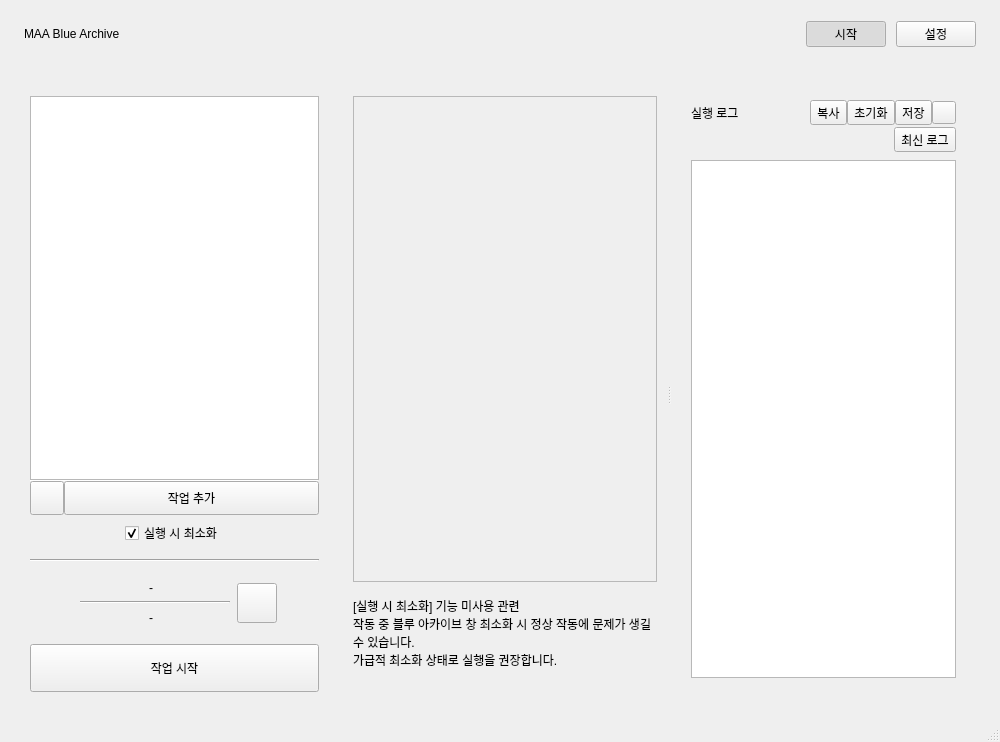
<?xml version="1.0" encoding="UTF-8"?>
<ui version="4.0">
 <class>MainWindow</class>
 <widget class="QMainWindow" name="MainWindow">
  <property name="geometry">
   <rect>
    <x>0</x>
    <y>0</y>
    <width>1000</width>
    <height>742</height>
   </rect>
  </property>
  <property name="windowTitle">
   <string>MainWindow</string>
  </property>
  <widget class="QWidget" name="centralwidget">
   <property name="minimumSize">
    <size>
     <width>1000</width>
     <height>600</height>
    </size>
   </property>
  <layout class="QVBoxLayout" name="verticalLayout">
   <property name="spacing">
    <number>0</number>
   </property>
   <property name="leftMargin">
    <number>0</number>
   </property>
   <property name="topMargin">
    <number>0</number>
   </property>
   <property name="rightMargin">
    <number>0</number>
   </property>
   <property name="bottomMargin">
    <number>0</number>
   </property>
   <item>
    <widget class="QWidget" name="appHeader" native="true">
     <property name="minimumSize">
      <size><width>0</width><height>68</height></size>
     </property>
     <property name="maximumSize">
      <size><width>16777215</width><height>68</height></size>
     </property>
     <layout class="QHBoxLayout" name="appHeaderLayout">
      <property name="spacing"><number>10</number></property>
      <property name="leftMargin"><number>24</number></property>
      <property name="topMargin"><number>0</number></property>
      <property name="rightMargin"><number>24</number></property>
      <property name="bottomMargin"><number>0</number></property>
      <item>
       <widget class="QLabel" name="appBrandLabel">
        <property name="text"><string>MAA Blue Archive</string></property>
       </widget>
      </item>
      <item>
       <spacer name="appHeaderSpacer">
        <property name="orientation"><enum>Qt::Orientation::Horizontal</enum></property>
        <property name="sizeHint" stdset="0"><size><width>40</width><height>20</height></size></property>
       </spacer>
      </item>
      <item>
       <widget class="QPushButton" name="dashboardNavButton">
        <property name="text"><string>시작</string></property>
        <property name="checkable"><bool>true</bool></property>
        <property name="checked"><bool>true</bool></property>
       </widget>
      </item>
      <item>
       <widget class="QPushButton" name="settingsNavButton">
        <property name="text"><string>설정</string></property>
        <property name="checkable"><bool>true</bool></property>
       </widget>
      </item>
     </layout>
    </widget>
   </item>
   <item>
     <widget class="QStackedWidget" name="mainPages">
      <property name="currentIndex">
       <number>0</number>
      </property>
      <widget class="QWidget" name="mainTab">
       <layout class="QHBoxLayout" name="horizontalLayout">
        <property name="spacing">
         <number>14</number>
        </property>
        <property name="leftMargin">
         <number>20</number>
        </property>
        <property name="topMargin">
         <number>18</number>
        </property>
        <property name="rightMargin">
         <number>20</number>
        </property>
        <property name="bottomMargin">
         <number>18</number>
        </property>
        <item>
         <widget class="QWidget" name="_1_settingStartWidget" native="true">
          <property name="sizePolicy">
           <sizepolicy hsizetype="Fixed" vsizetype="Preferred">
            <horstretch>0</horstretch>
            <verstretch>0</verstretch>
           </sizepolicy>
          </property>
          <property name="minimumSize">
           <size>
            <width>309</width>
            <height>0</height>
           </size>
          </property>
          <layout class="QVBoxLayout" name="verticalLayout_3">
           <property name="leftMargin">
            <number>10</number>
           </property>
           <property name="topMargin">
            <number>10</number>
           </property>
           <property name="rightMargin">
            <number>10</number>
           </property>
           <property name="bottomMargin">
            <number>10</number>
           </property>
           <item>
            <layout class="QVBoxLayout" name="settingStartWidget_1">
             <property name="topMargin">
              <number>0</number>
             </property>
             <property name="bottomMargin">
              <number>8</number>
             </property>
             <item>
              <widget class="QFrame" name="taskListContainer">
               <property name="sizePolicy">
                <sizepolicy hsizetype="Expanding" vsizetype="Expanding">
                 <horstretch>0</horstretch>
                 <verstretch>0</verstretch>
                </sizepolicy>
               </property>
               <layout class="QVBoxLayout" name="taskListLayout">
                <property name="spacing">
                 <number>0</number>
                </property>
                <property name="leftMargin">
                 <number>0</number>
                </property>
                <property name="topMargin">
                 <number>0</number>
                </property>
                <property name="rightMargin">
                 <number>0</number>
                </property>
                <property name="bottomMargin">
                 <number>0</number>
                </property>
                <item>
                 <widget class="DragDropListWidget" name="taskOptionList">
                  <property name="selectionMode">
                   <enum>QAbstractItemView::SelectionMode::SingleSelection</enum>
                  </property>
                  <property name="dragDropMode">
                   <enum>QAbstractItemView::DragDropMode::InternalMove</enum>
                  </property>
                 </widget>
                </item>
                <item>
                 <widget class="Line" name="taskListSeparator">
                  <property name="minimumSize">
                   <size>
                    <width>0</width>
                    <height>1</height>
                   </size>
                  </property>
                  <property name="maximumSize">
                   <size>
                    <width>16777215</width>
                    <height>1</height>
                   </size>
                  </property>
                  <property name="orientation">
                   <enum>Qt::Orientation::Horizontal</enum>
                  </property>
                 </widget>
                </item>
                <item>
                 <widget class="QStackedWidget" name="taskListActionsStack">
                  <property name="minimumSize">
                   <size>
                    <width>0</width>
                    <height>34</height>
                   </size>
                  </property>
                  <property name="maximumSize">
                   <size>
                    <width>16777215</width>
                    <height>34</height>
                   </size>
                  </property>
                  <property name="currentIndex">
                   <number>0</number>
                  </property>
                  <widget class="QWidget" name="taskListFooter">
                   <layout class="QHBoxLayout" name="taskListFooterLayout">
                   <property name="spacing">
                    <number>0</number>
                   </property>
                   <property name="leftMargin">
                    <number>0</number>
                   </property>
                   <property name="topMargin">
                    <number>0</number>
                   </property>
                   <property name="rightMargin">
                    <number>0</number>
                   </property>
                   <property name="bottomMargin">
                    <number>0</number>
                   </property>
                   <item>
                    <widget class="QPushButton" name="taskResetButton">
                     <property name="minimumSize">
                      <size>
                       <width>34</width>
                       <height>34</height>
                      </size>
                     </property>
                     <property name="maximumSize">
                      <size>
                       <width>34</width>
                       <height>34</height>
                      </size>
                     </property>
                     <property name="accessibleName">
                      <string>작업 목록 초기화</string>
                     </property>
                     <property name="icon">
                      <iconset>
                       <normaloff>maabaicons:actions/refresh.svg</normaloff>maabaicons:actions/refresh.svg</iconset>
                     </property>
                     <property name="iconSize">
                      <size>
                       <width>18</width>
                       <height>18</height>
                      </size>
                     </property>
                     <property name="text">
                      <string/>
                     </property>
                    </widget>
                   </item>
                   <item>
                    <widget class="QPushButton" name="taskAddButton">
                     <property name="minimumSize">
                      <size>
                       <width>0</width>
                       <height>34</height>
                      </size>
                     </property>
                     <property name="maximumSize">
                      <size>
                       <width>16777215</width>
                       <height>34</height>
                      </size>
                     </property>
                     <property name="text">
                      <string>작업 추가</string>
                     </property>
                    </widget>
                   </item>
                   </layout>
                  </widget>
                  <widget class="QWidget" name="taskDeletePage">
                   <layout class="QHBoxLayout" name="taskDeletePageLayout">
                    <property name="leftMargin">
                     <number>4</number>
                    </property>
                    <property name="topMargin">
                     <number>4</number>
                    </property>
                    <property name="rightMargin">
                     <number>4</number>
                    </property>
                    <property name="bottomMargin">
                     <number>4</number>
                    </property>
                    <item>
                     <widget class="QFrame" name="taskDeleteDropZone">
                      <property name="acceptDrops">
                       <bool>true</bool>
                      </property>
                      <layout class="QHBoxLayout" name="taskDeleteDropZoneLayout">
                       <property name="leftMargin">
                        <number>0</number>
                       </property>
                       <property name="topMargin">
                        <number>0</number>
                       </property>
                       <property name="rightMargin">
                        <number>0</number>
                       </property>
                       <property name="bottomMargin">
                        <number>0</number>
                       </property>
                       <item alignment="Qt::AlignmentFlag::AlignHCenter|Qt::AlignmentFlag::AlignVCenter">
                        <widget class="QLabel" name="taskDeleteLabel">
                         <property name="text">
                          <string>제거</string>
                         </property>
                         <property name="alignment">
                          <set>Qt::AlignmentFlag::AlignCenter</set>
                         </property>
                        </widget>
                       </item>
                      </layout>
                     </widget>
                    </item>
                   </layout>
                  </widget>
                 </widget>
                </item>
               </layout>
              </widget>
             </item>
             <item alignment="Qt::AlignmentFlag::AlignHCenter">
              <widget class="QCheckBox" name="minimizeEnableBtn">
               <property name="sizePolicy">
                <sizepolicy hsizetype="Fixed" vsizetype="Fixed">
                 <horstretch>0</horstretch>
                 <verstretch>0</verstretch>
                </sizepolicy>
               </property>
               <property name="text">
                <string>실행 시 최소화</string>
               </property>
               <property name="checked">
                <bool>true</bool>
               </property>
              </widget>
             </item>
            </layout>
           </item>
           <item>
            <widget class="Line" name="line_4">
             <property name="orientation">
              <enum>Qt::Orientation::Horizontal</enum>
             </property>
            </widget>
           </item>
           <item alignment="Qt::AlignmentFlag::AlignHCenter">
            <widget class="QWidget" name="settingStartWidget_2" native="true">
             <property name="enabled">
              <bool>true</bool>
             </property>
             <property name="sizePolicy">
              <sizepolicy hsizetype="Preferred" vsizetype="Fixed">
               <horstretch>0</horstretch>
               <verstretch>0</verstretch>
              </sizepolicy>
             </property>
             <property name="minimumSize">
              <size>
               <width>0</width>
               <height>70</height>
              </size>
             </property>
             <property name="maximumSize">
              <size>
               <width>16777215</width>
               <height>70</height>
              </size>
             </property>
             <layout class="QHBoxLayout" name="horizontalLayout_2">
              <property name="leftMargin">
               <number>0</number>
              </property>
              <property name="topMargin">
               <number>0</number>
              </property>
              <property name="rightMargin">
               <number>0</number>
              </property>
              <property name="bottomMargin">
               <number>0</number>
              </property>
              <item>
               <widget class="QWidget" name="endLabelWidget" native="true">
                <property name="sizePolicy">
                 <sizepolicy hsizetype="Preferred" vsizetype="Fixed">
                  <horstretch>0</horstretch>
                  <verstretch>0</verstretch>
                 </sizepolicy>
                </property>
                <property name="maximumSize">
                 <size>
                  <width>160</width>
                  <height>16777215</height>
                 </size>
                </property>
                <layout class="QVBoxLayout" name="verticalLayout_2">
                 <item alignment="Qt::AlignmentFlag::AlignHCenter">
                  <widget class="QLabel" name="endWorkStatusLabel">
                   <property name="sizePolicy">
                    <sizepolicy hsizetype="Fixed" vsizetype="Fixed">
                     <horstretch>0</horstretch>
                     <verstretch>0</verstretch>
                    </sizepolicy>
                   </property>
                   <property name="minimumSize">
                    <size>
                     <width>0</width>
                     <height>15</height>
                    </size>
                   </property>
                   <property name="maximumSize">
                    <size>
                     <width>100</width>
                     <height>16777215</height>
                    </size>
                   </property>
                   <property name="text">
                    <string>-</string>
                   </property>
                  </widget>
                 </item>
                 <item>
                  <widget class="Line" name="line">
                   <property name="sizePolicy">
                    <sizepolicy hsizetype="Fixed" vsizetype="Fixed">
                     <horstretch>0</horstretch>
                     <verstretch>0</verstretch>
                    </sizepolicy>
                   </property>
                   <property name="minimumSize">
                    <size>
                     <width>150</width>
                     <height>0</height>
                    </size>
                   </property>
                   <property name="orientation">
                    <enum>Qt::Orientation::Horizontal</enum>
                   </property>
                  </widget>
                 </item>
                 <item alignment="Qt::AlignmentFlag::AlignHCenter">
                  <widget class="QLabel" name="endStatusLabel">
                   <property name="sizePolicy">
                    <sizepolicy hsizetype="Fixed" vsizetype="Fixed">
                     <horstretch>0</horstretch>
                     <verstretch>0</verstretch>
                    </sizepolicy>
                   </property>
                   <property name="minimumSize">
                    <size>
                     <width>0</width>
                     <height>15</height>
                    </size>
                   </property>
                   <property name="maximumSize">
                    <size>
                     <width>100</width>
                     <height>16777215</height>
                    </size>
                   </property>
                   <property name="text">
                    <string>-</string>
                   </property>
                  </widget>
                 </item>
                </layout>
               </widget>
              </item>
              <item>
               <widget class="QPushButton" name="endSettingBtn">
                <property name="sizePolicy">
                 <sizepolicy hsizetype="Fixed" vsizetype="Fixed">
                  <horstretch>0</horstretch>
                  <verstretch>0</verstretch>
                 </sizepolicy>
                </property>
                <property name="minimumSize">
                 <size>
                  <width>40</width>
                  <height>40</height>
                 </size>
                </property>
                <property name="maximumSize">
                 <size>
                  <width>40</width>
                  <height>40</height>
                 </size>
                </property>
                <property name="styleSheet">
                 <string notr="true"/>
                </property>
                <property name="text">
                 <string/>
                </property>
               </widget>
              </item>
             </layout>
            </widget>
           </item>
           <item>
            <widget class="QPushButton" name="workStartBtn">
             <property name="sizePolicy">
              <sizepolicy hsizetype="Expanding" vsizetype="Fixed">
               <horstretch>0</horstretch>
               <verstretch>0</verstretch>
              </sizepolicy>
             </property>
             <property name="minimumSize">
              <size>
               <width>0</width>
               <height>48</height>
              </size>
             </property>
             <property name="maximumSize">
              <size>
               <width>16777215</width>
               <height>48</height>
              </size>
             </property>
             <property name="text">
              <string>작업 시작</string>
             </property>
            </widget>
           </item>
          </layout>
         </widget>
        </item>
        <item>
         <widget class="QSplitter" name="workspaceSplitter">
          <property name="orientation">
           <enum>Qt::Orientation::Horizontal</enum>
          </property>
         <widget class="QWidget" name="_2_settingWidget" native="true">
          <layout class="QVBoxLayout" name="verticalLayout_5">
           <property name="leftMargin">
            <number>10</number>
           </property>
           <property name="topMargin">
            <number>10</number>
           </property>
           <property name="rightMargin">
            <number>10</number>
           </property>
           <property name="bottomMargin">
            <number>10</number>
           </property>
           <item>
            <layout class="QVBoxLayout" name="settingWidget_1">
             <item>
              <widget class="QScrollArea" name="scrollSettingWidget">
               <property name="widgetResizable">
                <bool>true</bool>
               </property>
               <widget class="QWidget" name="scrollSettingContents">
                <property name="geometry">
                 <rect>
                  <x>0</x>
                  <y>0</y>
                  <width>284</width>
                  <height>440</height>
                 </rect>
                </property>
               </widget>
              </widget>
             </item>
             <item>
              <widget class="QLabel" name="infoLabel">
               <property name="sizePolicy">
                <sizepolicy hsizetype="Preferred" vsizetype="Fixed">
                 <horstretch>0</horstretch>
                 <verstretch>0</verstretch>
                </sizepolicy>
               </property>
               <property name="minimumSize">
                <size>
                 <width>0</width>
                 <height>0</height>
                </size>
               </property>
               <property name="text">
                <string>[실행 시 최소화] 기능 미사용 관련 
작동 중 블루 아카이브 창 최소화 시 정상 작동에 문제가 생길 수 있습니다. 
가급적 최소화 상태로 실행을 권장합니다. 

그 외 자세한 설명은 Github를 참고해주세요.</string>
               </property>
               <property name="wordWrap">
                <bool>true</bool>
               </property>
              </widget>
             </item>
            </layout>
           </item>
          </layout>
         </widget>
         <widget class="QWidget" name="_3_logPrintWidget" native="true">
          <property name="sizePolicy">
           <sizepolicy hsizetype="Expanding" vsizetype="Preferred">
            <horstretch>0</horstretch>
            <verstretch>0</verstretch>
           </sizepolicy>
          </property>
          <property name="minimumSize">
           <size>
            <width>309</width>
            <height>0</height>
           </size>
          </property>
          <layout class="QVBoxLayout" name="logLayout">
           <property name="leftMargin">
            <number>10</number>
           </property>
           <property name="topMargin">
            <number>10</number>
           </property>
           <property name="rightMargin">
            <number>10</number>
           </property>
           <property name="bottomMargin">
            <number>10</number>
           </property>
          <property name="spacing">
           <number>6</number>
          </property>
          <item>
           <widget class="QScrollArea" name="monitorScrollArea">
            <property name="frameShape"><enum>QFrame::Shape::NoFrame</enum></property>
            <property name="widgetResizable"><bool>true</bool></property>
            <widget class="MonitorSectionsWidget" name="monitorSectionsWidget">
             <layout class="QVBoxLayout" name="monitorSectionsLayout">
              <property name="spacing"><number>8</number></property>
              <property name="leftMargin"><number>0</number></property>
              <property name="topMargin"><number>4</number></property>
              <property name="rightMargin"><number>4</number></property>
              <property name="bottomMargin"><number>4</number></property>
              <item>
               <widget class="QFrame" name="monitorLogSection">
                <layout class="QVBoxLayout" name="monitorLogSectionLayout">
                 <property name="spacing"><number>0</number></property>
                 <property name="leftMargin"><number>0</number></property>
                 <property name="topMargin"><number>0</number></property>
                 <property name="rightMargin"><number>0</number></property>
                 <property name="bottomMargin"><number>0</number></property>
                 <item>
                  <widget class="QWidget" name="monitorLogContent" native="true">
                   <layout class="QVBoxLayout" name="monitorLogContentLayout">
                    <property name="spacing"><number>8</number></property>
                    <property name="leftMargin"><number>10</number></property>
                    <property name="topMargin"><number>0</number></property>
                    <property name="rightMargin"><number>10</number></property>
                    <property name="bottomMargin"><number>10</number></property>
                    <item>
            <layout class="QGridLayout" name="logToolbarLayout">
             <property name="spacing">
              <number>2</number>
             </property>
             <item row="0" column="0">
              <widget class="QLabel" name="logTitleLabel">
               <property name="text">
                <string>실행 로그</string>
               </property>
              </widget>
             </item>
             <item row="1" column="0" colspan="2" alignment="Qt::AlignRight">
              <widget class="QToolButton" name="logLatestButton">
               <property name="visible">
                <bool>false</bool>
               </property>
               <property name="text">
                <string>최신 로그</string>
               </property>
               <property name="accessibleDescription">
                <string>로그의 가장 아래로 이동합니다.</string>
               </property>
             </widget>
             </item>
             <item row="0" column="1" alignment="Qt::AlignRight">
              <widget class="QWidget" name="logActionMenu" native="true">
               <layout class="QHBoxLayout" name="logActionMenuLayout">
                <property name="spacing">
                 <number>0</number>
                </property>
                <property name="leftMargin">
                 <number>0</number>
                </property>
                <property name="topMargin">
                 <number>0</number>
                </property>
                <property name="rightMargin">
                 <number>0</number>
                </property>
                <property name="bottomMargin">
                 <number>0</number>
                </property>
                <item>
                 <widget class="QToolButton" name="logCopyButton">
                  <property name="text">
                   <string>복사</string>
                  </property>
                 </widget>
                </item>
                <item>
                 <widget class="QToolButton" name="logClearButton">
                  <property name="text">
                   <string>초기화</string>
                  </property>
                 </widget>
                </item>
                <item>
                 <widget class="QToolButton" name="logSaveButton">
                  <property name="text">
                   <string>저장</string>
                  </property>
                 </widget>
                </item>
                <item>
                 <widget class="QToolButton" name="logMenuToggleButton">
                  <property name="minimumSize">
                   <size>
                    <width>24</width>
                    <height>0</height>
                   </size>
                  </property>
                  <property name="maximumSize">
                   <size>
                    <width>24</width>
                    <height>16777215</height>
                   </size>
                  </property>
                  <property name="text">
                   <string/>
                  </property>
                  <property name="accessibleName">
                   <string>로그 작업 메뉴 펼치기</string>
                  </property>
                 </widget>
                </item>
               </layout>
              </widget>
             </item>
            </layout>
           </item>
           <item>
            <widget class="QTextEdit" name="logPrintText">
             <property name="sizePolicy">
              <sizepolicy hsizetype="Expanding" vsizetype="Expanding">
               <horstretch>0</horstretch>
               <verstretch>0</verstretch>
              </sizepolicy>
             </property>
             <property name="minimumSize">
              <size>
               <width>0</width>
               <height>0</height>
              </size>
             </property>
             <property name="maximumSize">
              <size>
               <width>16777215</width>
               <height>16777215</height>
              </size>
             </property>
             <property name="mouseTracking">
              <bool>false</bool>
             </property>
             <property name="focusPolicy">
              <enum>Qt::FocusPolicy::NoFocus</enum>
             </property>
             <property name="readOnly">
              <bool>true</bool>
             </property>
            </widget>
           </item>
                   </layout>
                  </widget>
                 </item>
                </layout>
               </widget>
              </item>
             </layout>
            </widget>
           </widget>
          </item>
          </layout>
         </widget>
         </widget>
        </item>
       </layout>
      </widget>
      <widget class="QWidget" name="settingTab">
      </widget>
     </widget>
    </item>
   </layout>
  </widget>
  <widget class="QMenuBar" name="menubar">
   <property name="geometry">
    <rect>
     <x>0</x>
     <y>0</y>
     <width>1000</width>
     <height>33</height>
    </rect>
   </property>
  </widget>
  <widget class="QStatusBar" name="statusbar"/>
 </widget>
 <customwidgets>
  <customwidget>
   <class>DragDropListWidget</class>
   <extends>QListWidget</extends>
   <header>app.winUI</header>
  </customwidget>
  <customwidget>
   <class>MonitorSectionsWidget</class>
   <extends>QWidget</extends>
   <header>app.winUI</header>
  </customwidget>
 </customwidgets>
 <resources/>
 <connections/>
</ui>
